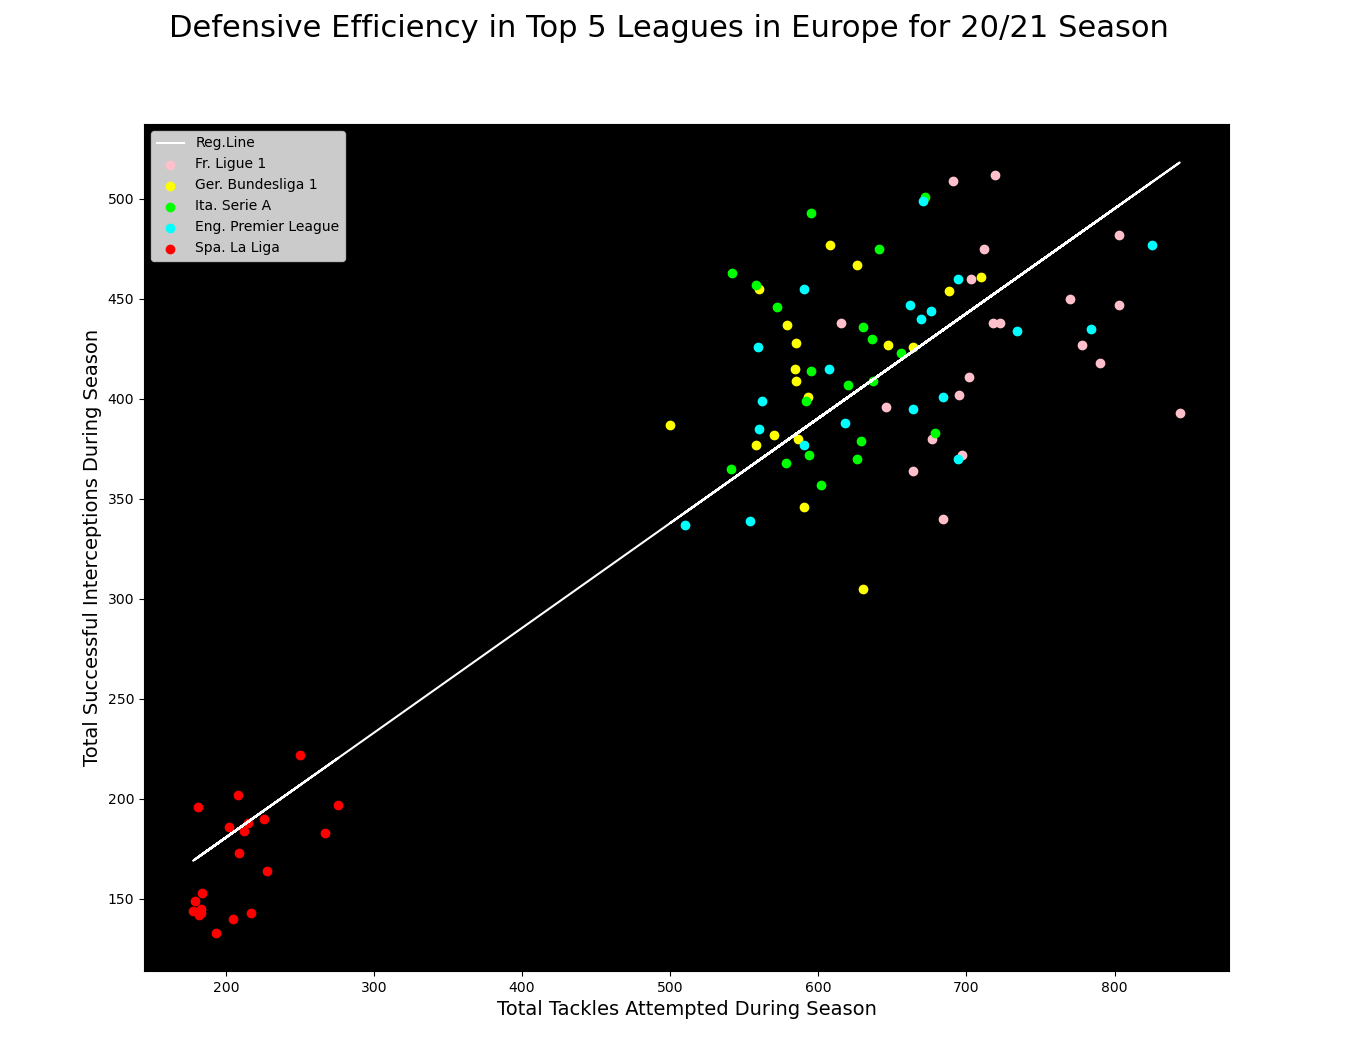

This chart was generated by the following Python code:
'''
Francisco Figueroa
Section Leader: Elias Anastopoulos
11/22/2021
ISTA 131
multi_league_scatter.py
Creates a scattergram from two related variables along with a regression line of the projection for
said values of defensive efficacy in European soccer leagues.
'''
import numpy as np, pandas as pd, matplotlib.pyplot as plt


'''
Paramaters: fname, a file name String
to_frame() takes in its string parameter and reads the csv file associated with it 
'''
def to_frame(fname):
    header = 1 if fname.find('10') == -1 else 0
    df = pd.read_csv(fname, index_col=0, header=[header])
    df.index.name = None
    return df


'''
Parameters: fFrame, a Pandas dataframe of French league values
            dFrame, a Pandas dataframe of German league values
            iFrame, a Pandas dataframe of Italian league values
            enFrame, a Pandas dataframe of English leauge values
            espFrame, a Pandas dataframe of Spanish league values
Sets the aesthetics, plots each data frame along with a regression line of all datasets to 
create a scattergram.
'''
def make_scattergram(fFrame, dFrame, iFrame, enFrame, espFrame):
    #aesthetic
    fig = plt.figure(figsize=(14,11)); ax = fig.subplots(); ax.set_facecolor('black')
    fig.suptitle('Defensive Efficiency in Top 5 Leagues in Europe for 20/21 Season', fontsize=22)
    plt.ylabel('Total Successful Interceptions During Season', fontsize=14)
    plt.xlabel('Total Tackles Attempted During Season', fontsize=14)
    legend = ['Reg.Line','Fr. Ligue 1', 'Ger. Bundesliga 1', 'Ita. Serie A',
                 'Eng. Premier League', 'Spa. La Liga']
    #scatter plotting
    plt.scatter(fFrame['Tkl'],fFrame['Int'], color='pink')
    plt.scatter(dFrame['Tkl'],dFrame['Int'], color='yellow')
    plt.scatter(iFrame['Tkl'],iFrame['Int'], color='lime')
    plt.scatter(enFrame['Tkl'],enFrame['Int'], color='cyan')
    plt.scatter(espFrame['Tkl'],espFrame['Int'], color='red')
    #regression-line
    x = np.concatenate((fFrame['Tkl'].array, dFrame['Tkl'].array, iFrame['Tkl'].array, 
                        enFrame['Tkl'].array, espFrame['Tkl'].array))
    y = np.concatenate((fFrame['Int'].array, dFrame['Int'].array, iFrame['Int'].array,
                    enFrame['Int'].array, espFrame['Int'].array))
    m,b = np.polyfit(x,y,1); plt.plot(x, m * x + b, color='white')
    #legend has to be after plotting
    ax.legend(legend)


'''
main() takes in nothing, calls all functions.
'''
def main():
    espFrame = to_frame('espStats.csv')
    fraFrame = to_frame('fraStats.csv'); deuFrame = to_frame('deuStats.csv')
    itaFrame = to_frame('itaStats.csv'); engFrame = to_frame('engStats.csv')
    make_scattergram(fraFrame, deuFrame, itaFrame, engFrame, espFrame)
    plt.show()

main()
